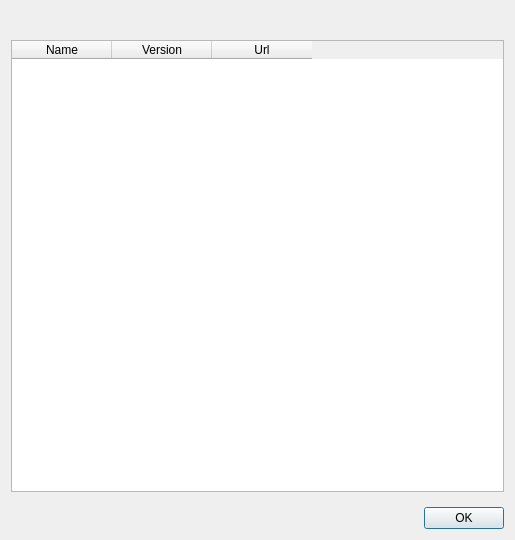
<?xml version="1.0" encoding="UTF-8"?>
<ui version="4.0">
 <class>AboutDialog</class>
 <widget class="QDialog" name="AboutDialog">
  <property name="windowModality">
   <enum>Qt::WindowModal</enum>
  </property>
  <property name="geometry">
   <rect>
    <x>0</x>
    <y>0</y>
    <width>515</width>
    <height>540</height>
   </rect>
  </property>
  <property name="sizePolicy">
   <sizepolicy hsizetype="Preferred" vsizetype="Preferred">
    <horstretch>0</horstretch>
    <verstretch>0</verstretch>
   </sizepolicy>
  </property>
  <property name="windowTitle">
   <string>About REDasm</string>
  </property>
  <property name="modal">
   <bool>true</bool>
  </property>
  <layout class="QVBoxLayout" name="verticalLayout">
   <property name="spacing">
    <number>15</number>
   </property>
   <item>
    <widget class="QLabel" name="lblLogo">
     <property name="text">
      <string/>
     </property>
     <property name="alignment">
      <set>Qt::AlignCenter</set>
     </property>
    </widget>
   </item>
   <item>
    <widget class="QTableWidget" name="twDepends">
     <property name="editTriggers">
      <set>QAbstractItemView::NoEditTriggers</set>
     </property>
     <property name="selectionBehavior">
      <enum>QAbstractItemView::SelectRows</enum>
     </property>
     <property name="wordWrap">
      <bool>false</bool>
     </property>
     <property name="cornerButtonEnabled">
      <bool>false</bool>
     </property>
     <attribute name="verticalHeaderVisible">
      <bool>false</bool>
     </attribute>
     <column>
      <property name="text">
       <string>Name</string>
      </property>
     </column>
     <column>
      <property name="text">
       <string>Version</string>
      </property>
     </column>
     <column>
      <property name="text">
       <string>Url</string>
      </property>
     </column>
    </widget>
   </item>
   <item>
    <layout class="QHBoxLayout" name="horizontalLayout_2">
     <item>
      <spacer name="horizontalSpacer">
       <property name="orientation">
        <enum>Qt::Horizontal</enum>
       </property>
       <property name="sizeHint" stdset="0">
        <size>
         <width>40</width>
         <height>20</height>
        </size>
       </property>
      </spacer>
     </item>
     <item>
      <widget class="QDialogButtonBox" name="buttonBox">
       <property name="standardButtons">
        <set>QDialogButtonBox::Ok</set>
       </property>
      </widget>
     </item>
    </layout>
   </item>
  </layout>
 </widget>
 <resources/>
 <connections/>
</ui>
